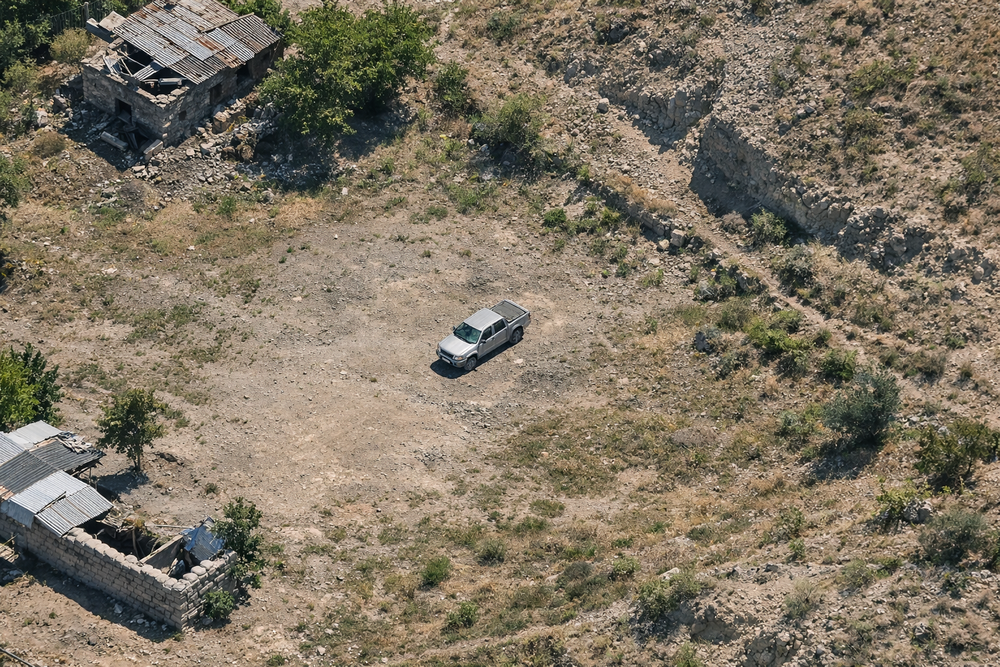
#> input picture nesne algılama ve detaylı görüntü analizi/hedef.png, 1000 x 667 px, shrunk from 1536 x 1024 before the run
$ python histogramOlusturma.py
#> lines starting #> are read from the running program, lines starting #| are printed output that depends on the picture
import cv2 as cv
import numpy as np
from matplotlib import pyplot as plt

def gri_histogram(gri):
    h, w = gri.shape
    histogram = np.zeros(256, dtype=np.int32)

    for satir in range(h):
        for sutun in range(w):
            piksel_degeri = gri[satir, sutun]
            histogram[piksel_degeri] += 1

    piksel_degerleri = np.arange(256)

    plt.figure() # grafik penceresi açar
    plt.bar(piksel_degerleri, histogram)  # histogrami cubuk grafiği olarak cizer
    plt.xlabel("Piksel Değeri (0-255)") # garafiğin x eksenını ısımlendırır
    plt.ylabel("Frekans") # grafiğin y eksenini isimlendirir
    plt.title("Gri Seviye Histogramı") # grafik başlığı
    plt.show() # grafiği ekranda gösterir


def renkli_histogram(resim):
    renkler = ('b', 'g', 'r')  # Mavi, Yeşil, Kırmızı

    plt.figure() # yeni grafik penceresi
    for kanal, renk in enumerate(renkler): # kanal 0,1,2 renkleri döner
        histogram = cv.calcHist([resim], [kanal], None, [256], [0, 256]) # hazır hostogram fonksiyonu
        plt.plot(histogram, color=renk) # histogramı cizer

    plt.xlabel("Piksel Değeri")
    plt.ylabel("Frekans")
    plt.title("Renkli Görüntü Histogramı")
    plt.xlim([0, 256]) # x ekseni için sınır belirtir
    plt.show()


# ---- ANA PROGRAM ----
resim = cv.imread("../nesne algılama ve detaylı görüntü analizi/hedef.png")
#> resim is the input picture: shape (667, 1000, 3); mean B, G, R 98.3, 115.7, 125.7

cv.imshow("Orijinal Resim", resim)
cv.waitKey(0)

gri = cv.cvtColor(resim, cv.COLOR_BGR2GRAY)
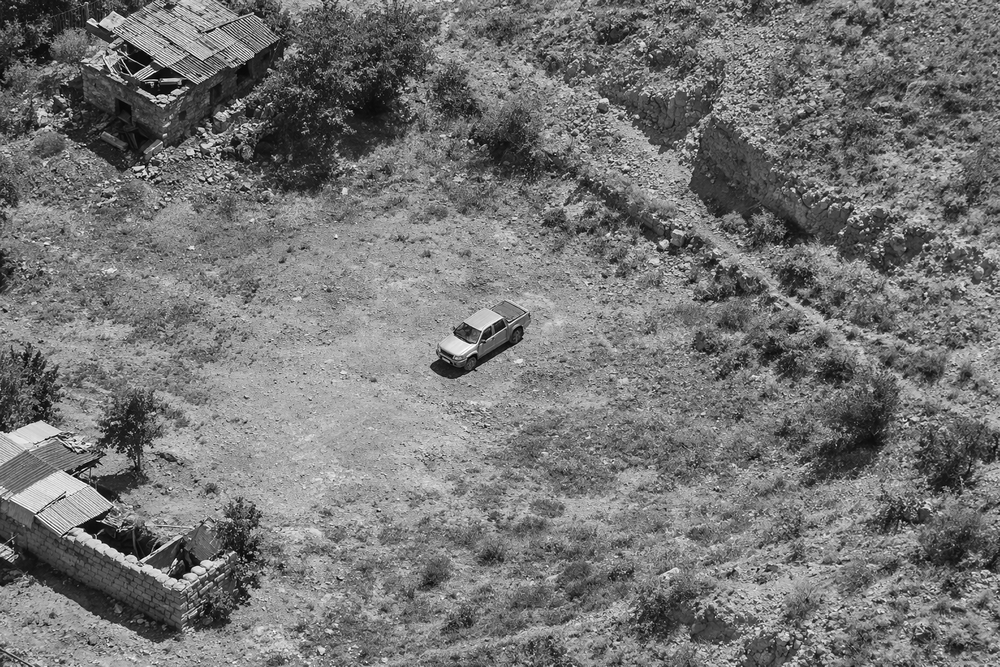
#> gri: shape (667, 1000); min 0, max 255, mean 116.7

gri_histogram(gri)
#> after the loop in gri_histogram, `for satir in range(h):`: histogram = 256 values, max 5357 at index 148, min 8 at index 253, mean 2605.5
#> in gri_histogram, `plt.show()`:
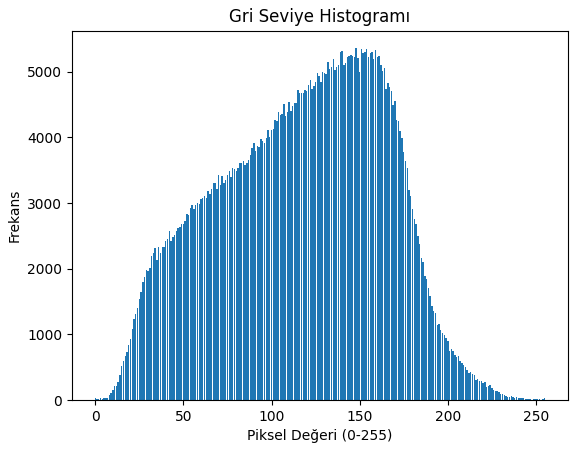
#> figure drawn by matplotlib, 1 panel; tallest bar 5357 high, from x = 147.6 to 148.4


renkli_histogram(resim)
#> in renkli_histogram, `plt.show()`:
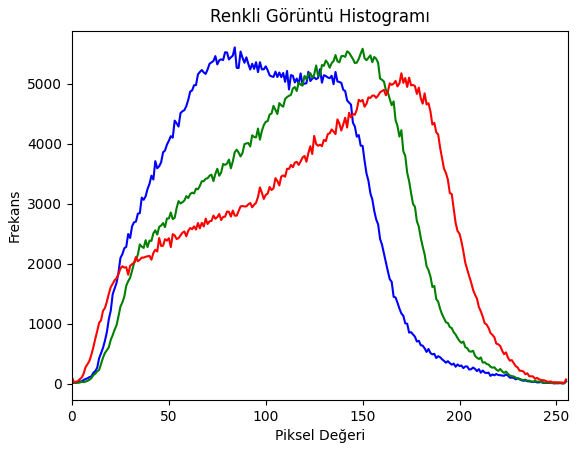
#> figure drawn by matplotlib, 1 panel; curve peaks at x = 84, y = 5608; curve peaks at x = 150, y = 5585; curve peaks at x = 170, y = 5177
